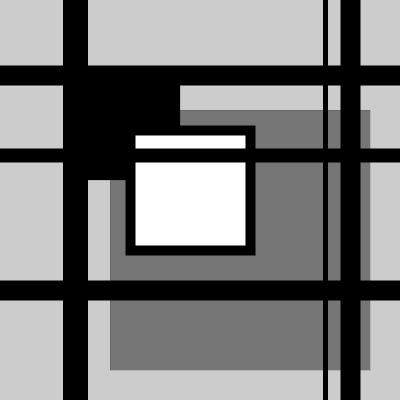
Frame 1 (no input)
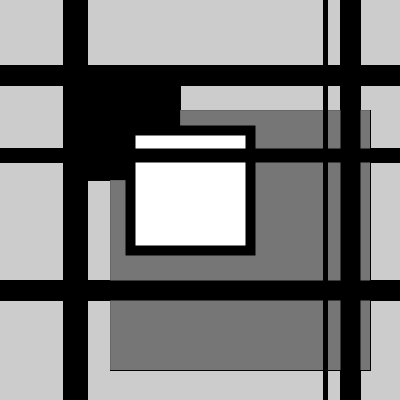
Frame 60 (the mouse pressed at the canvas centre just before this capture)
Frame 120 (the mouse held since frame 60 and released just before this capture): identical to frame 60, image omitted

The Processing sketch that drew these frames (run headless with seeded random() and noise(); from frame 60 on, the mouse is pressed at the canvas centre):

// Processing sketch: processing_37555
// ── processing_37555.pde

void setup() {
  size(400,400);
//  noLoop();
}

void draw() {
  strokeWeight(25);
  line(75,0,75,400);
  strokeWeight(20);
  line(0,75,400,75);
  color gray = color (118,118,118);
  fill(gray);
//  noStroke();
  strokeWeight(0);
  rect(110,110,260,260); //LG grey rectangle
  color black = color(0,0,0);
  fill(black);
  rect(80,80,100,100); //black rectangle against lines
  strokeWeight(10);
  color white = color (255,255,255);
  fill(white);
  rect(130,130,120,120); //black rect under white rectangle
  strokeWeight(20);
  line(0,290,400,290);
  strokeWeight(20);
  line(350,0,350,400); //right vertical line
  strokeWeight(14);
  line(0,155,400,155); //sm horiz line in middle
  strokeWeight(5);
  line(325,0,325,400);
    
}              
                
